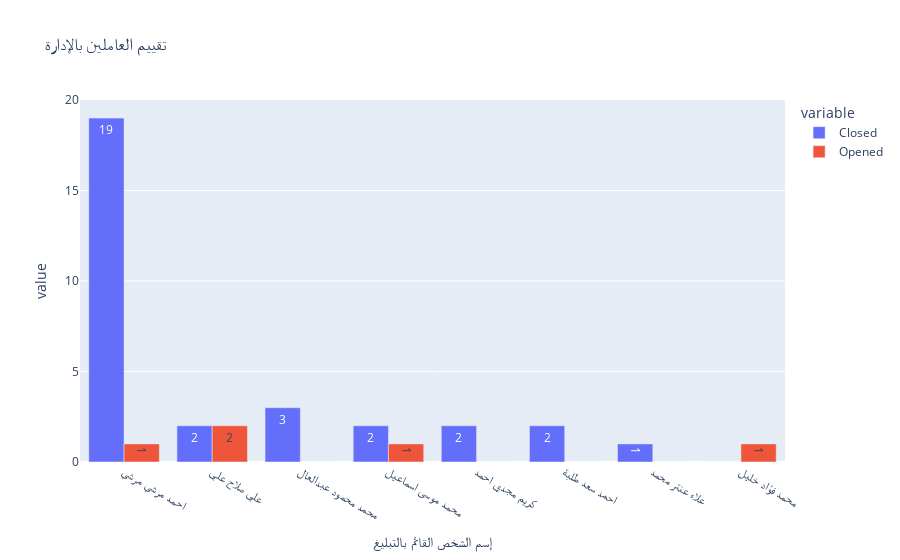

Write notebook code for a chart like this one.
### Code cell
px.bar(data_frame=ncr_hse,x='إسم الشخص القائم بالتبليغ',y=['Closed', 'Opened'],
       barmode='group',text_auto=True,title='تقييم العاملين باﻹدارة')

### Figure 1 — Plotly figure (JSON) as saved in the notebook; plotly's stock layout.template omitted (floating-point values rounded to 4 significant figures)
{"data": [{"alignmentgroup": "True", "hovertemplate": "variable=Closed<br>إسم الشخص القائم بالتبليغ=%{x}<br>value=%{y}<extra></extra>", "legendgroup": "Closed", "marker": {"color": "#636efa", "pattern": {"shape": ""}}, "name": "Closed", "offsetgroup": "Closed", "orientation": "v", "showlegend": true, "textposition": "auto", "texttemplate": "%{y}", "type": "bar", "x": ["احمد مرسي مرسي ", "علي صلاح علي ", "محمد محمود عبدالعال", "محمد موسى اسماعيل ", "كريم مجدي احمد", "احمد سعد طلبة", "علاء عنتر محمد", "محمد فؤاد خليل "], "xaxis": "x", "y": [19, 2, 3, 2, 2, 2, 1, 0], "yaxis": "y"}, {"alignmentgroup": "True", "hovertemplate": "variable=Opened<br>إسم الشخص القائم بالتبليغ=%{x}<br>value=%{y}<extra></extra>", "legendgroup": "Opened", "marker": {"color": "#EF553B", "pattern": {"shape": ""}}, "name": "Opened", "offsetgroup": "Opened", "orientation": "v", "showlegend": true, "textposition": "auto", "texttemplate": "%{y}", "type": "bar", "x": ["احمد مرسي مرسي ", "علي صلاح علي ", "محمد محمود عبدالعال", "محمد موسى اسماعيل ", "كريم مجدي احمد", "احمد سعد طلبة", "علاء عنتر محمد", "محمد فؤاد خليل "], "xaxis": "x", "y": [1, 2, 0, 1, 0, 0, 0, 1], "yaxis": "y"}], "layout": {"barmode": "group", "legend": {"title": {"text": "variable"}, "tracegroupgap": 0}, "title": {"text": "تقييم العاملين باﻹدارة"}, "xaxis": {"anchor": "y", "domain": [0, 1], "title": {"text": "إسم الشخص القائم بالتبليغ"}}, "yaxis": {"anchor": "x", "domain": [0, 1], "title": {"text": "value"}}}}
